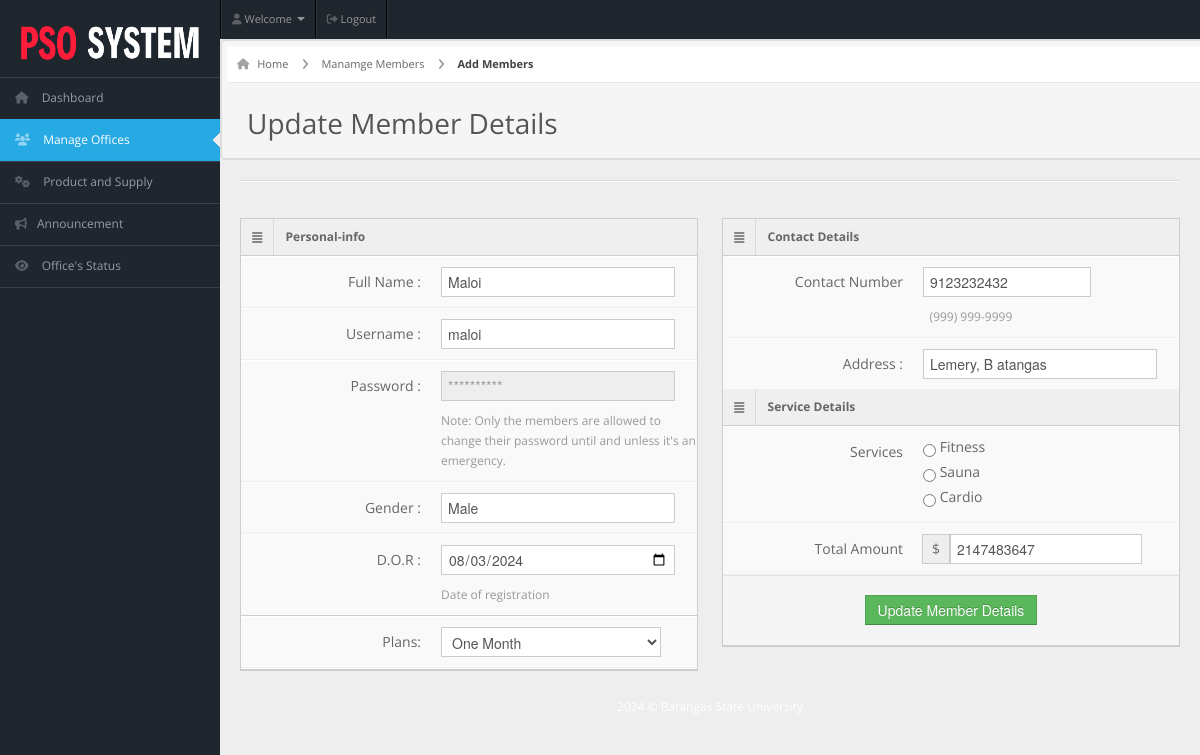
The page /staff/staff-pages/edit-memberform.php?id=32 (signed in) on the database as committed earlier.
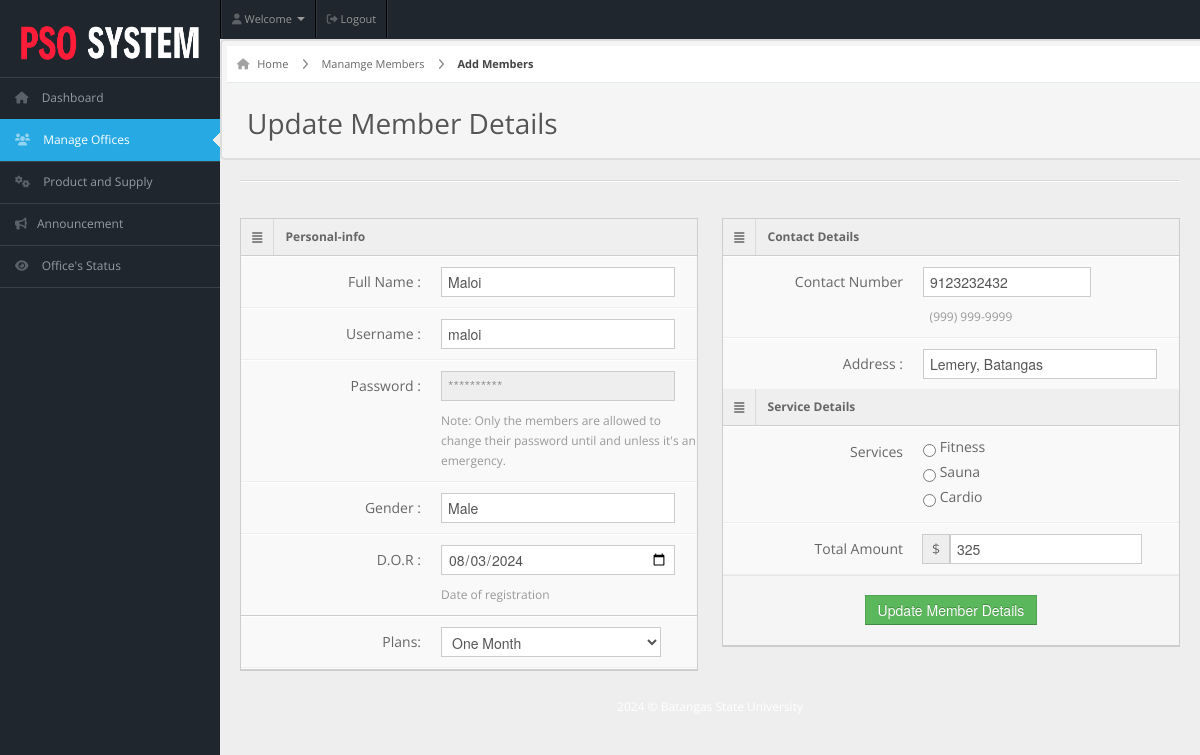
The same page on the database as committed later.
### tables this page shows
CREATE TABLE IF NOT EXISTS `members` (
  `user_id` int NOT NULL AUTO_INCREMENT,
  `fullname` varchar(20) NOT NULL,
  `username` varchar(20) NOT NULL,
  `email` varchar(255) NOT NULL,
  `password` varchar(100) NOT NULL,
  `gender` varchar(20) NOT NULL,
  `dor` date NOT NULL,
  `profile_picture` varchar(255) DEFAULT NULL,
  `services` varchar(50) NOT NULL,
  `amount` int NOT NULL,
  `paid_date` date NOT NULL,
  `p_year` int NOT NULL,
  `plan` varchar(100) NOT NULL,
  `address` varchar(20) NOT NULL,
  `contact` varchar(10) NOT NULL,
  `status` varchar(20) NOT NULL DEFAULT 'Active',
  `attendance_count` int NOT NULL,
  `ini_weight` int NOT NULL DEFAULT '0',
  `curr_weight` int NOT NULL DEFAULT '0',
  `ini_bodytype` varchar(50) NOT NULL,
  `curr_bodytype` varchar(50) NOT NULL,
  `progress_date` date NOT NULL,
  `reminder` int NOT NULL DEFAULT '0',
  PRIMARY KEY (`user_id`)
);

### staff/staff-pages/edit-memberform.php (the view, shortened to what the changed rows need)
<!DOCTYPE html>
<html lang="en">
<head>
  <link rel="stylesheet" href="../css/bootstrap.min.css" />
  <link rel="stylesheet" href="../css/bootstrap-responsive.min.css" />
  <link rel="stylesheet" href="../css/fullcalendar.css" />
  <link rel="stylesheet" href="../css/matrix-style.css" />
  <link rel="stylesheet" href="../css/matrix-media.css" />
  <link href="../font-awesome/css/font-awesome.css" rel="stylesheet" />
  <link rel="stylesheet" href="../css/jquery.gritter.css" />
  <link href="https://cdnjs.cloudflare.com/ajax/libs/font-awesome/5.15.4/css/all.min.css" rel="stylesheet">
  <link rel="stylesheet" href="https://cdnjs.cloudflare.com/ajax/libs/font-awesome/6.0.0-beta3/css/all.min.css">
</head>
<body>
  <?php $page = "member";
  include '../includes/sidebar.php' ?>
  <?php
  $id = $_GET['id'];
  $qry = "select * from members where user_id='$id'";
  $result = mysqli_query($conn, $qry);
  while ($row = mysqli_fetch_array($result)) {
  ?>
    <div id="content">
      <div id="content-header">
        <div id="breadcrumb"> <a href="index.html" title="Go to Home" class="tip-bottom"><i class="icon-home"></i> Home</a>
          <a href="#" class="tip-bottom">Manamge Members</a>
          <a href="#" class="current">Add Members</a>
        </div>
        <h1>Update Member Details</h1>
      </div>
      <div class="container-fluid">
        <hr>
        <div class="row-fluid">
          <div class="span6">
            <div class="widget-box">
              <div class="widget-title"> <span class="icon"> <i class="icon-align-justify"></i> </span>
                <h5>Personal-info</h5>
              </div>
              <div class="widget-content nopadding">
                <form action="edit-member-req.php" method="POST" class="form-horizontal">
                  <div class="control-group">
                    <label class="control-label">Full Name :</label>
                    <div class="controls">
                      <input type="text" class="span11" name="fullname" value='<?php echo $row['fullname']; ?>' />
                    </div>
                  </div>
                  <div class="control-group">
                    <label class="control-label">Username :</label>
                    <div class="controls">
                      <input type="text" class="span11" name="username" value='<?php echo $row['username']; ?>' />
                    </div>
                  </div>
                  <div class="control-group">
                    <label class="control-label">Password :</label>
                    <div class="controls">
                      <input type="password" class="span11" name="password" disabled="" placeholder="**********" />
                      <span class="help-block">Note: Only the members are allowed to change their password until and unless it's an emergency.</span>
                    </div>
                  </div>
                  <div class="control-group">
                    <label class="control-label">Gender :</label>
                    <div class="controls">
                      <input type="text" class="span11" name="gender" value='<?php echo $row['gender']; ?>' />
                    </div>
                  </div>
                  <div class="control-group">
                    <label class="control-label">D.O.R :</label>
                    <div class="controls">
                      <input type="date" name="dor" class="span11" value='<?php echo $row['dor']; ?>' />
                      <span class="help-block">Date of registration</span>
                    </div>
                  </div>
              </div>
              <div class="widget-content nopadding">
                <div class="widget-content nopadding">
                  <div class="form-horizontal">
                    <div class="control-group">
                      <label for="normal" class="control-label">Plans: </label>
                      <div class="controls">
                        <select name="plan" required="required" id="select">
                          <option value="30" selected="selected">One Month</option>
                        </select>
                      </div>
                    </div>
                    <div class="control-group">
                    </div>
                  </div>
                </div>
              </div>
            </div>
          </div>
          <div class="span6">
            <div class="widget-box">
              <div class="widget-title"> <span class="icon"> <i class="icon-align-justify"></i> </span>
                <h5>Contact Details</h5>
              </div>
              <div class="widget-content nopadding">
                <div class="form-horizontal">
                  <div class="control-group">
                    <label for="normal" class="control-label">Contact Number</label>
                    <div class="controls">
                      <input type="number" id="mask-phone" name="contact" value='<?php echo $row['contact']; ?>' class="span8 mask text">
                      <span class="help-block blue span8">(999) 999-9999</span>
                    </div>
                  </div>
                  <div class="control-group">
                    <label class="control-label">Address :</label>
                    <div class="controls">
                      <input type="text" class="span11" name="address" value='<?php echo $row['address']; ?>' />
                    </div>
                  </div>
                </div>
                <div class="widget-title"> <span class="icon"> <i class="icon-align-justify"></i> </span>
                  <h5>Service Details</h5>
                </div>
                <div class="widget-content nopadding">
                  <div class="form-horizontal">
                    <div class="control-group">
                      <label class="control-label">Services</label>
                      <div class="controls">
                        <label>
                          <input type="radio" value="Fitness" name="services" />
                          Fitness</label>
                        <label>
                          <input type="radio" value="Sauna" name="services" />
                          Sauna</label>
                        <label>
                          <input type="radio" value="Cardio" name="services" />
                          Cardio</label>
                      </div>
                    </div>
                    <div class="control-group">
                      <label class="control-label">Total Amount</label>
                      <div class="controls">
                        <div class="input-append">
                          <span class="add-on">$</span>
                          <input type="number" value='<?php echo $row['amount']; ?>' name="amount" class="span11">
                        </div>
                      </div>
                    </div>
                    <div class="form-actions text-center">
                      <button type="submit" class="btn btn-success">Update Member Details</button>
                    </div>
                  </div>
                <?php
              }
                ?>
                </div>
              </div>
            </div>
          </div>
        </div>
      </div>
</body>
</html>

Rows that differ between the two databases and show on the page:
changed members "Maloi": address "Lemery, B atangas" → "Lemery, Batangas"; amount "2147483647" → "325"
